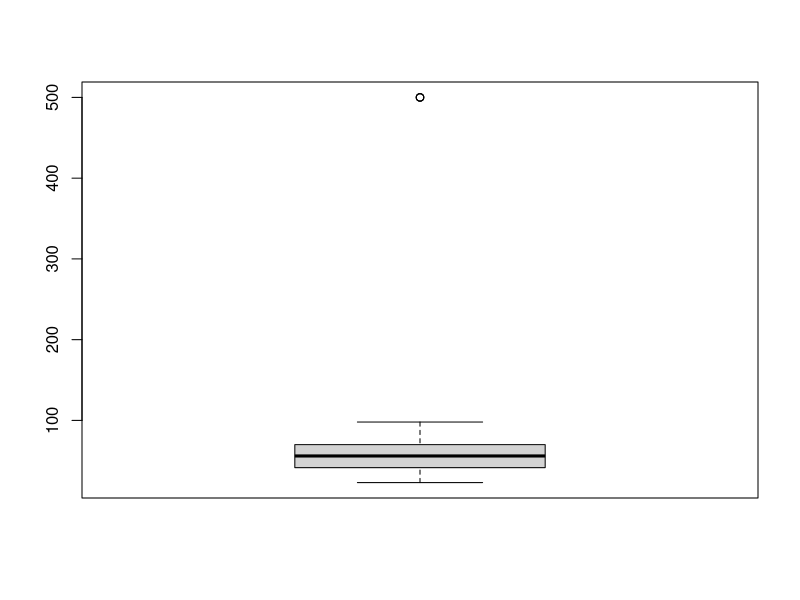

R code for this plot: (Note: this script raises an error after producing the figure.)
## ---- chunk 1
knitr::opts_chunk$set(echo = TRUE, warning=FALSE)
## ---- chunk 2

#If tidyverse package is not installed, install it first. 
install.packages("tidyverse")

# Load tidyverse package
library(tidyverse)

# Import our data and save it as crdata
crdata <- read.csv("Credit.csv")

## ---- chunk 3

# View the first four rows with head()
head(crdata, 5)  

# Check the structure of the variables in the dataset by using str() function
str(crdata)

# Check the summary of the dataset
summary(crdata)

## ---- chunk 4

# Let's have a look at Age column of crdata with boxplot
boxplot(crdata$Age)

## ---- chunk 5

# Find the indices of records with age >= 100 and assign these indices to outliers
outliers <- which(crdata$Age >= 100)  

# Print data records with outliers 
print(crdata[outliers,])

## ---- chunk 6

# Remove data records with age >= 100 
crdata <- crdata[-outliers,] 

## ---- chunk 7

# check the boxplot for Age column 
boxplot(crdata)

## ---- chunk 8

# Find the average income by excluding the missing values
avg_income <- mean(crdata$Income, na.rm = T)

#print average income
print(avg_income)

## ---- chunk 9

# Replace missing values in Income column with average income
crdata <- replace_na(crdata, list(Income = avg_income))

## ---- chunk 10

# Remove records with missing values and assign it to crdata_removed
crdata_removed <- na.omit(crdata)

